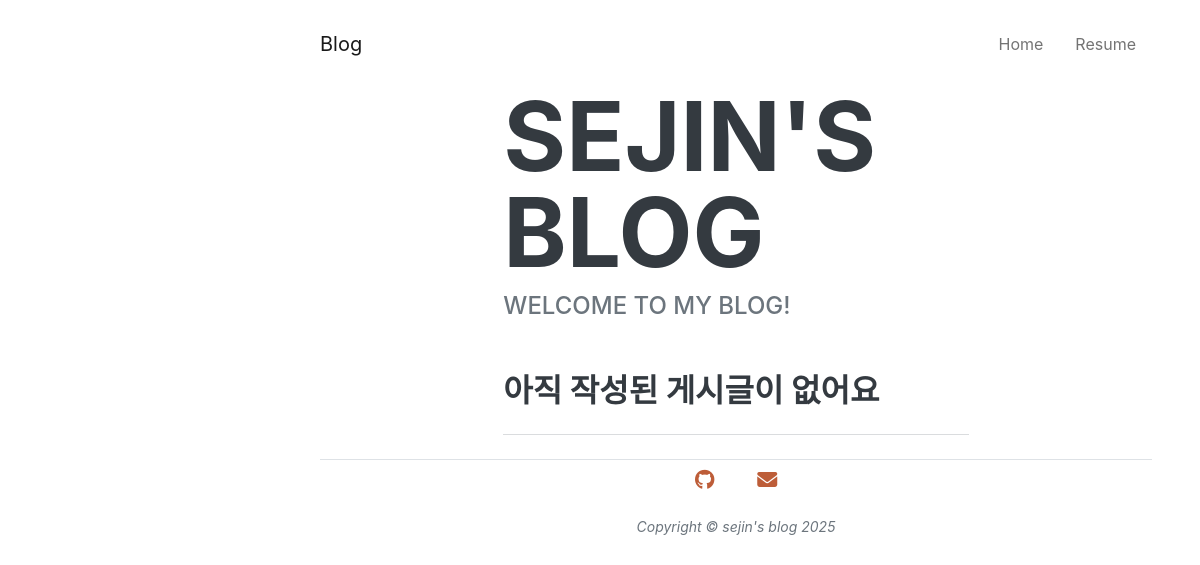
The page /blog/ on the database as committed earlier.
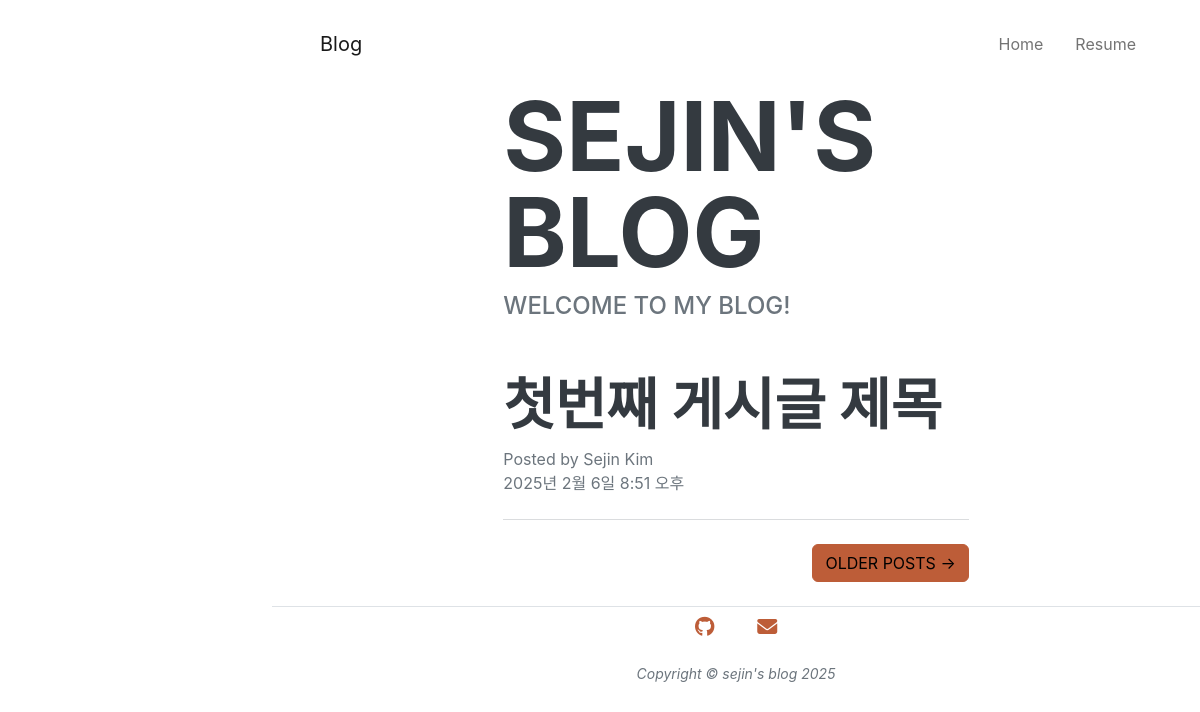
The same page on the database as committed later.
### blog/models.py (models this page shows, shortened)
class Post(models.Model):
    title = models.CharField(max_length=100)
    subtitle = models.CharField(max_length=100, blank=True, null=True)
    content = CKEditor5Field('content', config_name='extends')
    upload_date = models.DateTimeField(auto_now_add=True)
    modified_date = models.DateTimeField(auto_now=True)

### blog/views.py (the view)
# urls.py: path('', views.post_list, name='post-list'),
def post_list(request):
    posts = Post.objects.all().order_by('-id')
    return render(request, 'blog/post_list.html', {'posts': posts})

### blog/templates/blog/post_list.html
{% extends 'blog/base.html' %}
{% block post_list %}
<header class="masthead">
    <div class="container position-relative px-4 px-lg-5">
        <div class="row gx-4 gx-lg-5 justify-content-center">
            <div class="col-md-10 col-lg-8 col-xl-7">
                <div class="site-heading">
                    <h1>Sejin's Blog</h1>
                    <span class="subheading">welcome to my blog!</span>
                </div>
            </div>
        </div>
    </div>
</header>
<div class="container px-4 px-lg-5 mt-5">
    <div class="row gx-4 gx-lg-5 justify-content-center">
        <div class="col-md-10 col-lg-8 col-xl-7">
        {% if posts.count == 0 %}
            <div class="post-preview">
                    <h3 class="post-subtitle">아직 작성된 게시글이 없어요</h3>
            </div>
            <hr class="my-4" />
        {% else %}
        {% for post in posts %}
            <div class="post-preview">
                <a href="{% url 'post-detail' post.pk %}" class="text-decoration-none">
                    <h2 class="post-title">{{ post.title }}</h2>
                </a>
                <p class="post-meta">
                    Posted by Sejin Kim
                    <br>{{ post.modified_date }}
                </p>
            </div>
            <hr class="my-4" />
        {% endfor %}
            <div class="d-flex justify-content-end mb-4"><a class="btn btn-primary text-uppercase" href="#!">Older Posts →</a></div>
        </div>
        {% endif %}
    </div>
</div>
{% endblock %}

Rows that differ between the two databases and show on the page:
added Post: title "첫번째 게시글 제목", modified_date "2025년 2월 6일 8:51 오후"
Other text that changed with them:
text no longer shown: "아직 작성된 게시글이 없어요"
text now shown: "OLDER POSTS →"
